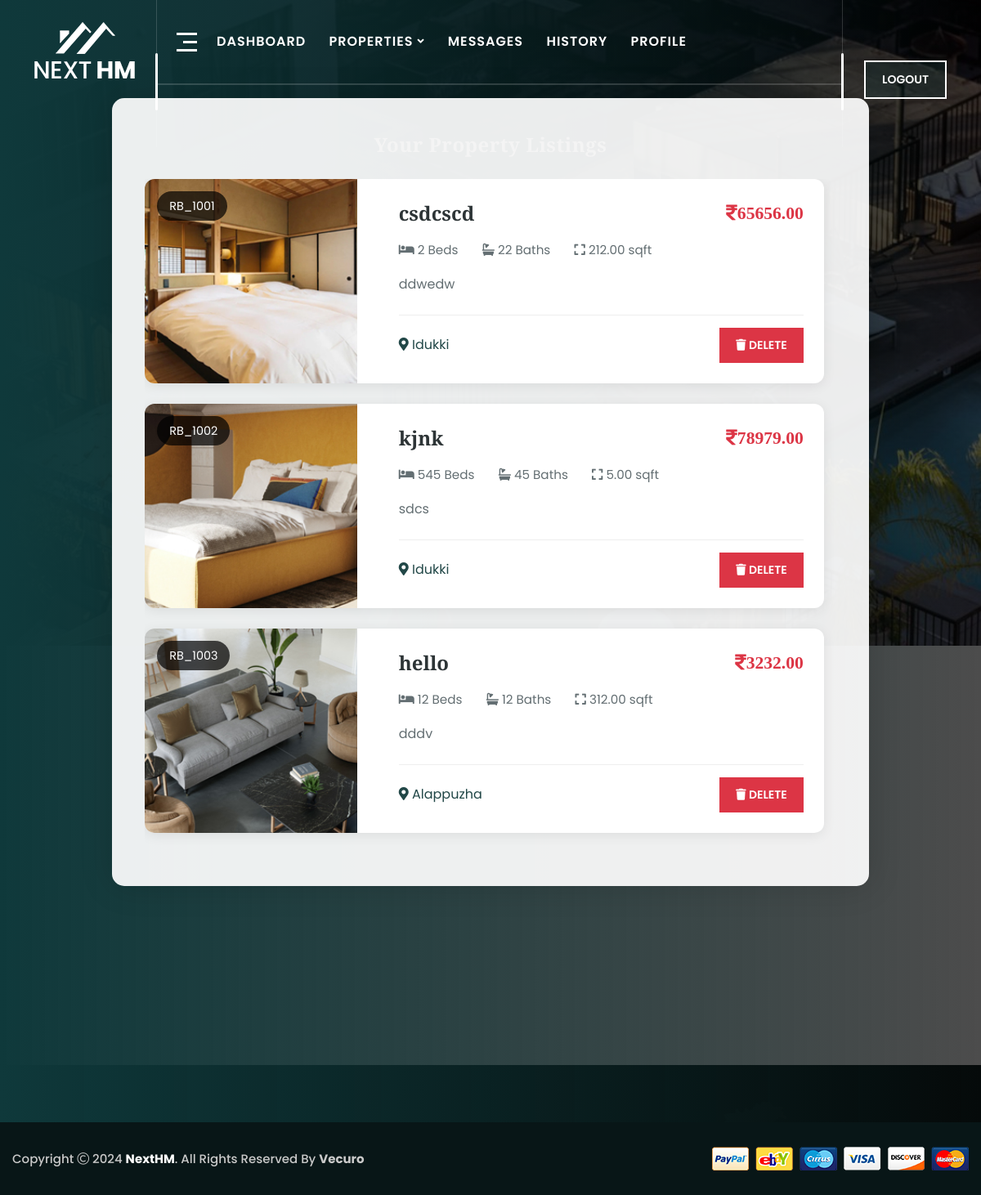
The app's page /properties/list (signed in) with its own data.
### property/models.py (models this page shows, shortened)
class Property(models.Model):
    SALE = 'sale'
    RENT = 'rent'
    CATEGORY_CHOICES = [
        (SALE, 'Sale'),
        (RENT, 'Rent'),
    ]
    PROPERTY_STATUS =(
    ('available','Available' ),
    ('BOOKED', 'Booked')
)
    property_id = models.CharField(max_length=20, unique=True, blank=True)
    title = models.CharField(max_length=255)
    tagline = models.CharField(max_length=255)
    phone_no = models.CharField(max_length=15)
    email = models.EmailField()
    location = models.CharField(max_length=255)
    starting_price = models.DecimalField(max_digits=10, decimal_places=2)
    area_size = models.DecimalField(max_digits=10, decimal_places=2)
    category = models.CharField(max_length=4, choices=CATEGORY_CHOICES, default=SALE)
    cover_photo = models.ImageField(upload_to='property_photos')
    num_beds = models.IntegerField()
    num_bathrooms = models.IntegerField()
    features = models.ManyToManyField('Feature', related_name='properties')
    description = models.TextField()
    status = models.CharField(max_length=10, choices=PROPERTY_STATUS, default='available')
    agent = models.ForeignKey(User, on_delete=models.CASCADE)  # Linking to the agent

### property/views.py (the view)
# urls.py: path('list', views.agent_property_list, name='agent_property_list'),
def agent_property_list(request):
    if request.method == 'POST' and 'delete' in request.GET:
        property_id = request.GET.get('delete')
        property = get_object_or_404(Property, id=property_id, agent=request.user)
        property.delete()
        messages.success(request, "Property deleted successfully!")
        return redirect('property:agent_property_list')
    properties = Property.objects.filter(agent=request.user)
    return render(request, 'agent_property_list.html', {'properties': properties})

### templates/agent_property_list.html (shortened to what this page needs)
{% extends 'agentbase.html' %}
{% block content %}
{% load static %}
<div class="listings-content-wrapper">
    <div class="container">
        <div class="row justify-content-center">
            <div class="col-xl-10 col-lg-12">
                <div class="listings-frame">
                    <h2 class="section-title">Your Property Listings</h2>
                    <div class="scrollable-listings-container">
                        {% for property in properties %}
                        <div class="vs-property-box">
                            <div class="row g-0">
                                <div class="col-md-4">
                                    <div class="property-img">
                                        <img src="{{ property.cover_photo.url }}" alt="{{ property.title }}" class="img-fluid">
                                        <div class="property-id-badge">
                                            {{ property.property_id }}
                                        </div>
                                    </div>
                                </div>
                                <div class="col-md-8">
                                    <div class="property-content">
                                        <div class="d-flex justify-content-between align-items-center mb-3">
                                            <h3 class="property-title">{{ property.title }}</h3>
                                            <span class="property-price fas fa-rupee-sign">{{ property.starting_price }}</span>
                                        </div>
                                        <div class="property-meta mb-3">
                                            <span><i class="fas fa-bed"></i> {{ property.num_beds }} Beds</span>
                                            <span><i class="fas fa-bath"></i> {{ property.num_bathrooms }} Baths</span>
                                            <span><i class="fas fa-expand"></i> {{ property.area_size }} sqft</span>
                                        </div>
                                        <p class="property-text">{{ property.description|truncatechars:200 }}</p>
                                        <div class="property-footer d-flex justify-content-between align-items-center">
                                            <div class="property-location">
                                                <i class="fas fa-map-marker-alt"></i> {{ property.location }}
                                            </div>
                                            <div class="property-actions">
                                                <form method="post" action="{% url 'property:agent_property_list' %}?delete={{ property.id }}">
                                                    <button type="submit" class="vs-btn vs-btn-sm btn-danger">
                                                        <i class="fas fa-trash"></i> Delete
                                                    </button>
                                                </form>
                                            </div>
                                        </div>
                                    </div>
                                </div>
                            </div>
                        </div>
                        {% endfor %}
                    </div>
                </div>
            </div>
        </div>
    </div>
</div>
{% endblock %}

### templates/agentbase.html (style rules this page uses)
h2 { color: #f4f4f4; margin-top: 0; margin-bottom: 20px; font-size: 24px; text-align: center; letter-spacing: 0.5px; }

### templates/agent_property_list.html (style rules this page uses)
.listings-content-wrapper { position: relative; z-index: 2; padding: 120px 0 60px; min-height: 100vh; }
.listings-frame { background: rgba(255, 255, 255, 0.92); border-radius: 15px; box-shadow: 0 0 40px rgba(0,0,0,0.15); padding: 40px; }
.scrollable-listings-container { max-height: 70vh; overflow-y: auto; padding-right: 15px; margin-top: 25px; }
.vs-property-box { background: #fff; border-radius: 12px; box-shadow: 0 3px 15px rgba(0,0,0,0.08); margin-bottom: 25px; transition: all 0.3s ease; }
.property-img { height: 250px; overflow: hidden; position: relative; border-radius: 12px 0 0 12px; }
.property-img img { width: 100%; height: 100%; object-fit: cover; transition: transform 0.3s ease; }
.property-id-badge { position: absolute; top: 15px; left: 15px; background: rgba(0,0,0,0.7); color: #fff; padding: 5px 15px; border-radius: 20px; font-size: 0.9rem; }
.property-content { padding: 25px; height: 250px; display: flex; flex-direction: column; justify-content: space-between; }
.property-title { font-size: 1.5rem; color: #2d3436; margin-bottom: 0; font-weight: 600; }
.property-price { font-size: 1.35rem; color: #dc3545; font-weight: 600; }
.property-meta span { margin-right: 25px; color: #636e72; font-size: 0.95rem; }
.property-text { color: #636e72; line-height: 1.6; margin-bottom: 15px; }
.property-footer { border-top: 1px solid #eee; padding-top: 15px; margin-top: auto; }
.vs-btn.btn-danger { background-color: #dc3545 !important; color: white !important; border: none !important; }

### records on screen
Property: cover_photo (picture), property_id "RB_1001", title "csdcscd", starting_price "65656.00", num_beds "2", num_bathrooms "22", area_size "212.00", description "ddwedw", location "Idukki"
Property: cover_photo (picture), property_id "RB_1002", title "kjnk", starting_price "78979.00", num_beds "545", num_bathrooms "45", area_size "5.00", description "sdcs", location "Idukki"
Property: cover_photo (picture), property_id "RB_1003", title "hello", starting_price "3232.00", num_beds "12", num_bathrooms "12", area_size "312.00", description "dddv", location "Alappuzha"
